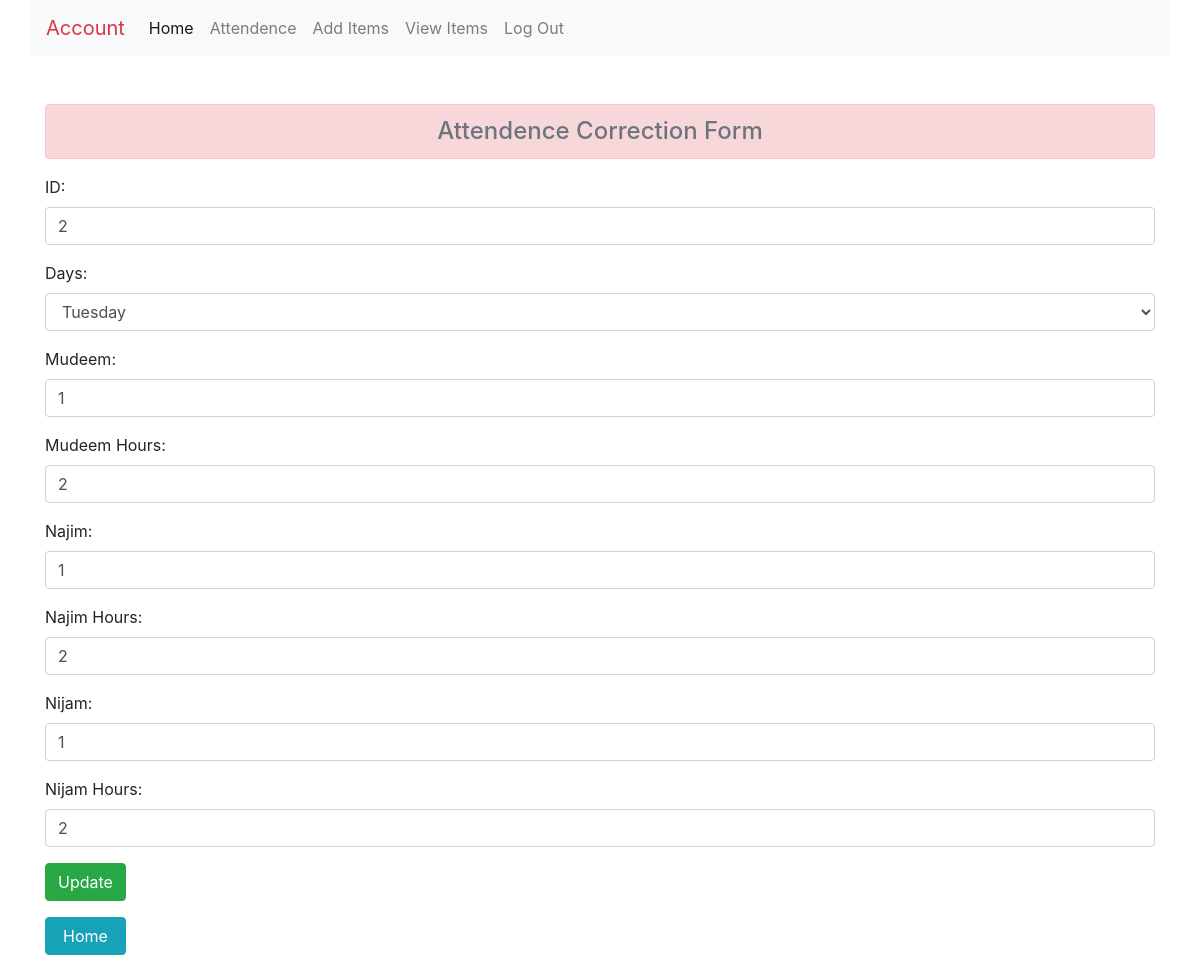
Screenshot of /update/2/ (signed in) with the database file from the repository.
### inventory/models.py (models this page shows)
class atten(models.Model):
    id=models.IntegerField(primary_key=True)
    day=models.CharField(max_length=20)
    mudeem=models.IntegerField()
    mudeem_hour=models.IntegerField()
    najim=models.IntegerField()
    najim_hour=models.IntegerField()
    nijam=models.IntegerField()
    nijam_hour=models.IntegerField()

### inventory/views.py (the view)
# urls.py: path('update/<int:id>/', views.update,name="update"),
def update(request,id):
    if 'name' in request.session:
        if request.method=="POST":
            pi=atten.objects.get(pk=id)
            fm=attenform(request.POST,instance=pi)
            if fm.is_valid():
                id=fm.cleaned_data['id']
                day=fm.cleaned_data['day']
                mud=fm.cleaned_data['mudeem']
                naj=fm.cleaned_data['naj']
                nij=fm.cleaned_data['nijam']
                obj=atten(id=id,day=day,mudeem=mud,najim=naj,nijam=nij)
                obj.save()
                return redirect('index')
        else:
            pi=atten.objects.get(pk=id)
            fm=attenform(instance=pi)
        return render(request,'inventory/update.html',{'form':fm})
    else:
        return redirect('login')

### inventory/forms.py
class attenform(forms.ModelForm):
    class Meta:
        model=atten
        fields="__all__"
        day_choice=(
            ('monday','Monday'),
            ('tuesday','Tuesday'),
            ('wednesday','Wednesday'),
            ('thursday','Thursday'),
            ('friday','Friday'),
            ('saturday','Saturday'),
            ('sunday','Sunday'),
        )
        labels={'id':'ID','day':'Days','mudeem':'Mudeem','mudeem_hour':'Mudeem Hours',  'najim':'Najim','najim_hour':'Najim Hours','nijam':'Nijam','nijam_hour':'Nijam Hours'}
        widgets={
            'id':forms.NumberInput(attrs={'class':'form-control mb-3'}),
            'day':forms.Select(choices=day_choice,attrs={'class':'form-control mb-3'}),
            'mudeem':forms.NumberInput(attrs={'class':'form-control mb-3'}),
            'najim':forms.NumberInput(attrs={'class':'form-control mb-3'}),
            'nijam':forms.NumberInput(attrs={'class':'form-control'}),
            'mudeem_hour':forms.NumberInput(attrs={'class':'form-control'}),
            'najim_hour':forms.NumberInput(attrs={'class':'form-control'}),
            'nijam_hour':forms.NumberInput(attrs={'class':'form-control'}),
        }

### inventory/templates/inventory/update.html (shortened to what this page needs)
{% extends 'inventory/base.html' %}
{% block navbar %}
<div class="container-fluid">
    <div class="row">
        <div class="col-sm-12">
            {% include 'inventory/navbar.html' %}
        </div>
    </div>
</div>
{% endblock navbar %}
{% block content %}
<div class="row">
    <div class="col sm-6">
        <h4 class="alert alert-danger mt-5 text-center text-secondary">Attendence Correction Form</h4>
        <form action="" method="POST">
            {{form.as_p}}
            <input type="submit" value="Update" class="btn btn-success">
       </form>
       <a class="btn btn-info mt-3" style="padding-left:17px;padding-right:17px;" href="{% url 'index' %}">Home</a>
    </div>
</div>
{% endblock content %}

### rows the page displays
atten: id "2", day "Tuesday", mudeem "1", mudeem_hour "2", najim "1", najim_hour "2", nijam "1", nijam_hour "2"
